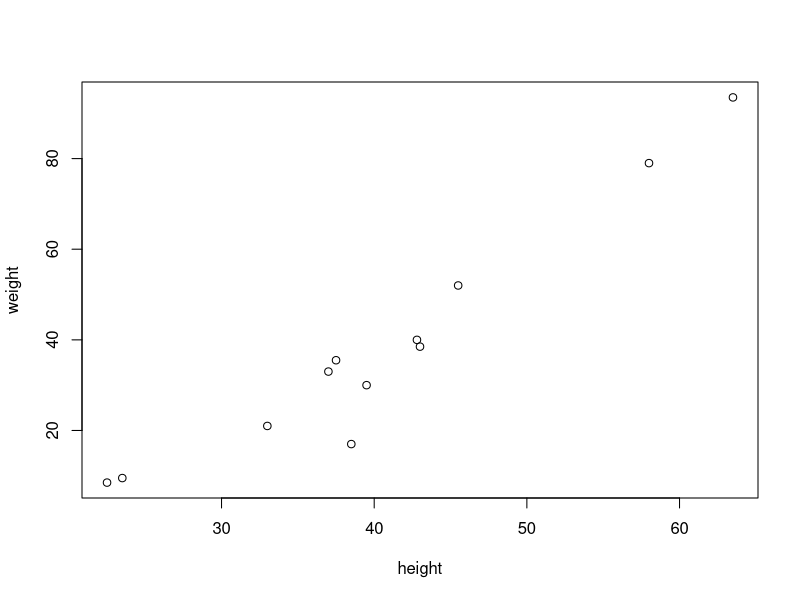

The R script that drew this image:
library(robustbase)


### Name: heart
### Title: Heart Catherization Data
### Aliases: heart
### Keywords: datasets

### ** Examples

data(heart, package="robustbase")
heart.x <- data.matrix(heart[, 1:2]) # the X-variables
plot(heart.x)
covMcd(heart.x)
summary( lm.heart <-     lm(clength ~ . , data = heart))
summary(lts.heart <- ltsReg(clength ~ . , data = heart))
